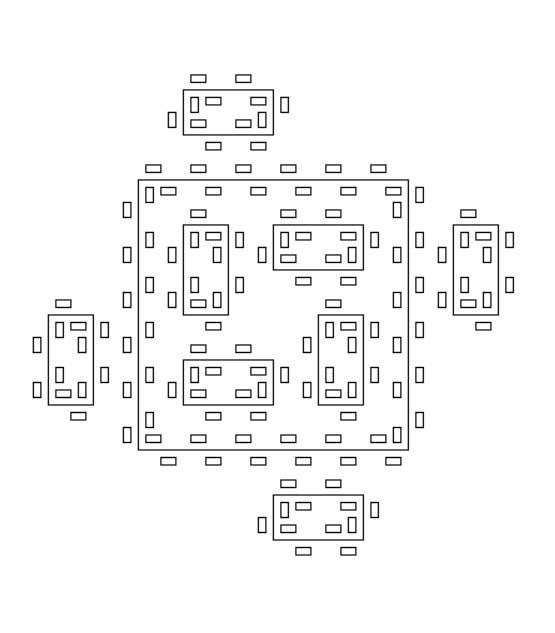

Write the Python code that produced this figure.
"""
This program draws islands and lakes.

"""

import turtle

#----------------------------------------
def koch(tortoise,depth,length):
    '''
This function draws the patterns curves.
Parameter:
tortoise:       drawing objects
depth:          level of Koch curve detail
length:         length of line segment

Return value: none


    
    '''

    angle = 90
    
    if depth == 0:
        tortoise.forward(length)
    else:
        koch(tortoise,depth-1, length)
        tortoise.left(angle)
        tortoise.up()
        koch2(tortoise,depth-1, length)
        tortoise.down()
        tortoise.right(angle)
        koch(tortoise,depth-1, length)
        koch(tortoise,depth-1, length)
        tortoise.left(angle)
        koch(tortoise,depth-1, length)
        tortoise.left(angle)
        koch(tortoise,depth-1, length)
        koch(tortoise,depth-1, length)
        tortoise.left(angle)
        koch(tortoise,depth-1, length)
        tortoise.up()
        koch2(tortoise,depth-1, length)
        tortoise.down()
        tortoise.left(angle)
        koch(tortoise,depth-1, length)
        koch(tortoise,depth-1, length)
        tortoise.right(angle)
        tortoise.up()
        koch2(tortoise,depth-1, length)
        tortoise.down()
        tortoise.left(angle)
        koch(tortoise,depth-1, length)
        koch(tortoise,depth-1, length)
        tortoise.right(angle)
        koch(tortoise,depth-1, length)
        tortoise.right(angle)
        koch(tortoise,depth-1, length)
        koch(tortoise,depth-1, length)
        tortoise.right(angle)
        koch(tortoise,depth-1, length)
        tortoise.up()
        koch2(tortoise,depth-1, length)
        tortoise.down()
        tortoise.right(angle)
        koch(tortoise,depth-1, length)
        koch(tortoise,depth-1, length)
        koch(tortoise,depth-1, length)
        
        
#----------------------------------------
def koch2(tortoise,depth,length):
    '''
This function draws second recursive function to move forward without drawing a line.
Parameter:
tortoise:       drawing objects
depth:          level of Koch curve detail
length:         length of line segment

Return value: none
    '''

    if depth == 0:
        tortoise.forward(length)
    else:
        tortoise.up()
        koch(tortoise,depth-1, length)
        tortoise.down()
        tortoise.up()
        koch(tortoise,depth-1, length)
        tortoise.down()
        tortoise.up()
        koch(tortoise,depth-1, length)
        tortoise.down()
        tortoise.up()
        koch(tortoise,depth-1, length)
        tortoise.down()
        tortoise.up()
        koch(tortoise,depth-1, length)
        tortoise.down()
        tortoise.up()
        koch(tortoise,depth-1, length)
        tortoise.down()
        
        
        
        
#----------------------------------------

def main():
    fred = turtle.Turtle()
    fred.speed(0)
    fred.hideturtle()
    fred.up()
    fred.goto(-400,0)
    fred.down()
    
    koch(fred, 2, 6)
    fred.left(90)
    koch(fred, 2, 6)
    fred.left(90)
    koch(fred, 2, 6)
    fred.left(90)
    koch(fred, 2, 6)


    screen = fred.getscreen()
    screen.exitonclick
#-----------------------------------------
main()
